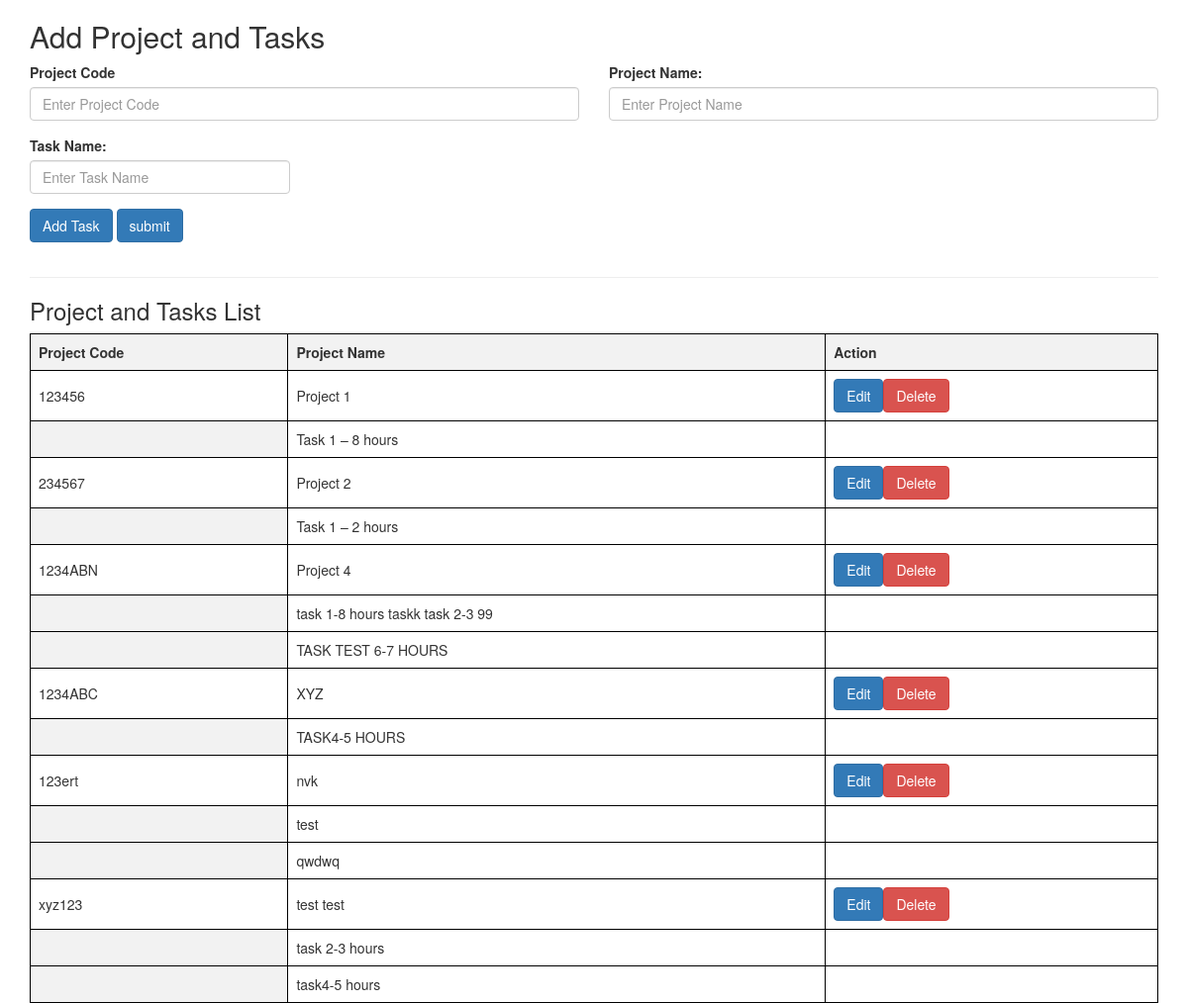
The page / on the database its author committed.
### tables this page shows
CREATE TABLE `task` (
  `Task_Id` int(11) NOT NULL,
  `Task_Name` varchar(100) NOT NULL,
  `Project_Id` int(11) NOT NULL,
  `Create_Date` timestamp NOT NULL DEFAULT current_timestamp() ON UPDATE current_timestamp()
);

CREATE TABLE `project` (
  `Project_Id` int(11) NOT NULL,
  `Project_Code` varchar(20) DEFAULT NULL,
  `Project_Name` varchar(50) NOT NULL,
  `Create_Date` timestamp NOT NULL DEFAULT current_timestamp() ON UPDATE current_timestamp()
);

### index.php (the view, shortened to what this page needs)
<?php
$servername = "localhost";
$username = "root";
$password = "";
$dbname="collection";
$conn = new mysqli($servername, $username, $password,$dbname);
?>
<!DOCTYPE html>
<html lang="en">
<head>
    <link rel="stylesheet" href="https://maxcdn.bootstrapcdn.com/bootstrap/3.3.7/css/bootstrap.min.css">
</head>
<body>
<div class="container">
    <h2> Add Project and Tasks </h2>
    <div class="row">
    <form id="projectForm" action="#" method="post">
        <div class="form-group col-sm-6">
            <label for="projectName">Project Code</label>
            <input type="text" class="form-control" name="projectCode" id="projectCode" placeholder="Enter Project Code" required>
        </div>
        <div class="form-group col-sm-6">
            <label for="projectName">Project Name:</label>
            <input type="text" class="form-control" name="projectName" id="projectName" placeholder="Enter Project Name" required>
        </div>
        <div class="task-container">
            <div class="form-group task-group col-sm-3">
                <label for="taskName">Task Name:</label>
                <input type="text" class="form-control" name="taskName[]" placeholder="Enter Task Name" required>
            </div>
        </div>
        <div class="form-group col-sm-12">
        <button type="button" class="btn btn-primary" onclick="addTask()">Add Task</button>
        <input type="submit" class="btn btn-primary" Value="submit" name="submitform">
      </div>
    </form>
    </div>
    <hr>
    <h3>Project and Tasks List</h3>
    <table>
    <tr>
        <th>Project Code</th>
        <th>Project Name</th>
        <th>Action</th>
    </tr>
    <?php
    $sql = "SELECT p.`Project_Id`, p.`Project_Code`,p.`Project_Name`,t.task_name FROM project p INNER JOIN task t ON p.`Project_Id` = t.Project_Id ORDER BY p.Project_Id, t.Task_Id";
$result = $conn->query($sql);
$current_project = "";
    while ($row = $result->fetch_assoc()) {
        $project_code     = $row["Project_Code"];
        $project_name     = $row["Project_Name"];
        $Project_Id       = $row["Project_Id"];
        $task_name        = $row["task_name"];
        if ($project_name != $current_project) {
            echo "<tr><td>$project_code</td>
            <td>$project_name</td><td><button type='button' class='btn btn-primary' value='$Project_Id' onchange='Edit(Project_Id)'>Edit</button><button type='button' class='btn btn-danger' value='$Project_Id' onchange='Delete(Project_Id)'>Delete</button></td></tr>";
            echo "<tr><th rowspan='1'></th><td>$task_name</td><td></td></tr>";
            $current_project = $project_name;
        } else {
           echo "<tr><th rowspan='1'></th><td>$task_name</td><td></td></tr>";
        }
    }
    ?>
</table>
</div>
</body>
</html>

### index.php (style rules this page uses)
table { border-collapse: collapse; width: 100%; }
th, td { border: 1px solid black; padding: 8px; text-align: left; }
th { background-color: #f2f2f2; }

### rows shown on the page
task: Project_Id.Project_Code "123456", Project_Id.Project_Name "Project 1", Task_Name "Task 1 – 8 hours"
task: Project_Id.Project_Code "234567", Project_Id.Project_Name "Project 2", Task_Name "Task 1 – 2 hours"
task: Project_Id.Project_Code "1234ABN", Project_Id.Project_Name "Project 4", Task_Name "task 1-8 hours taskk task 2-3 99"
task: Task_Name "TASK TEST 6-7 HOURS"
task: Project_Id.Project_Code "1234ABC", Project_Id.Project_Name "XYZ", Task_Name "TASK4-5 HOURS"
task: Project_Id.Project_Code "123ert", Project_Id.Project_Name "nvk", Task_Name "test"
task: Task_Name "qwdwq"
task: Project_Id.Project_Code "xyz123", Project_Id.Project_Name "test test", Task_Name "task 2-3 hours"
task: Task_Name "task4-5 hours"
